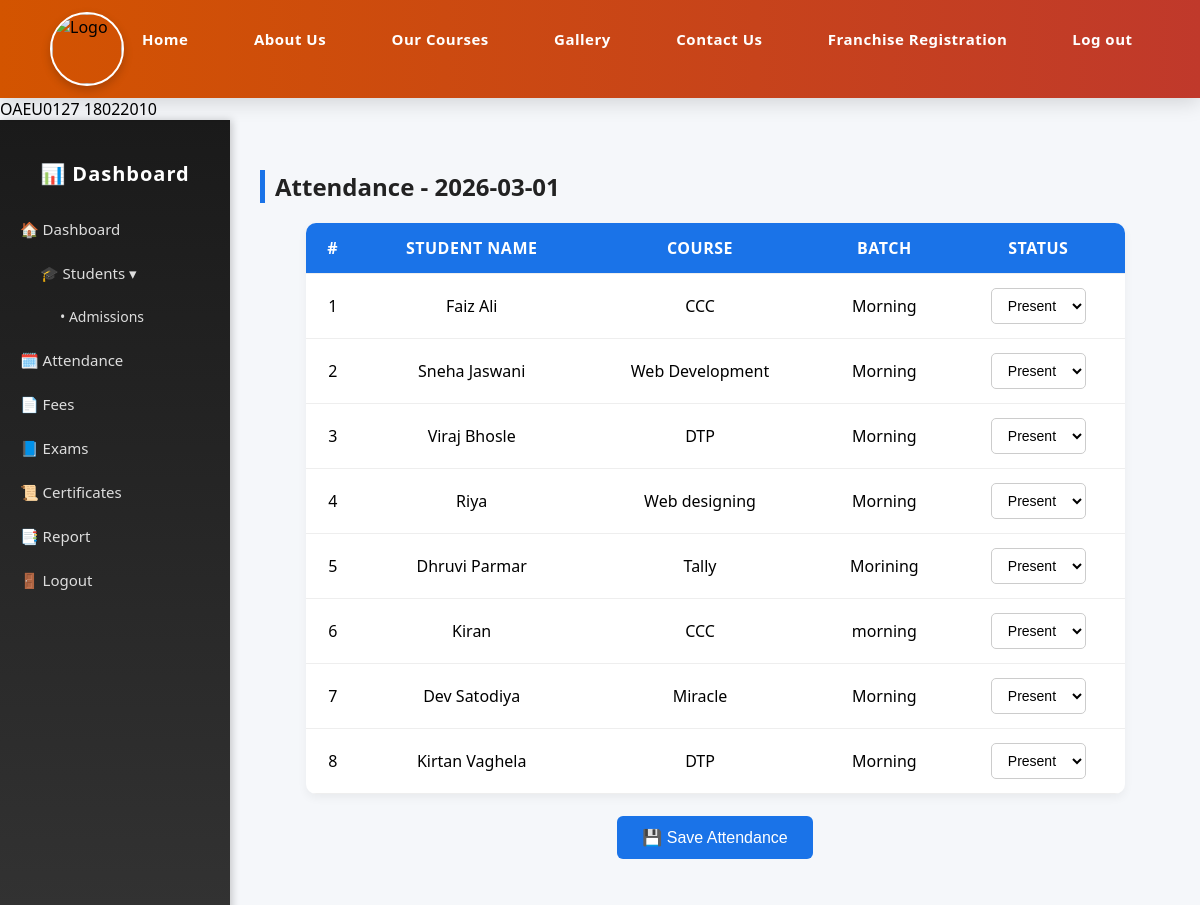
Screenshot of /attendance.php with the database file from the repository.
### tables this page shows
CREATE TABLE `admission` (
  `id` int(11) NOT NULL,
  `photo` varchar(255) DEFAULT NULL,
  `signature` int(255) NOT NULL,
  `student_name` varchar(100) DEFAULT NULL,
  `father_name` varchar(100) DEFAULT NULL,
  `gender` varchar(20) DEFAULT NULL,
  `dob` date DEFAULT NULL,
  `mobile` varchar(15) DEFAULT NULL,
  `email` varchar(100) DEFAULT NULL,
  `course` varchar(100) DEFAULT NULL,
  `batch` varchar(50) DEFAULT NULL,
  `exam_mode` varchar(50) DEFAULT NULL,
  `exam_code` varchar(50) DEFAULT NULL,
  `username` varchar(50) DEFAULT NULL,
  `password` varchar(50) DEFAULT NULL,
  `address` text DEFAULT NULL,
  `id_type` varchar(50) DEFAULT NULL,
  `id_number` varchar(50) DEFAULT NULL,
  `course_fee` varchar(50) DEFAULT NULL,
  `remarks` text DEFAULT NULL,
  `admission_date` date DEFAULT NULL
);

### attendance.php (the view, shortened to what this page needs)
<?php include 'nav.php'; ?>
<?php
include("db.php");
$date = date('Y-m-d');
$students = mysqli_query($conn, "SELECT * FROM admission");
$today_attendance = [];
?>
<!DOCTYPE html>
<html>
<head>
</head>
<body>
<div class="sidebar">
  <h3>📊 Dashboard</h3>
  <a href="center-dashboard.php">🏠 Dashboard</a>
  <div style="padding: 0 20px;">
    <a href="students.php">🎓 Students ▾</a>
    <div style="margin-left: 20px;">
      <a href="admission.php" style="font-size: 14px;">• Admissions</a>
    </div>
  </div>
  <a href="attendance.php">🗓️ Attendance</a>
  <a href="fees.php">📄 Fees</a>
  <a href="exams.php">📘 Exams</a>
  <a href="certificate.php">📜 Certificates</a>
  <a href="report.php">📑 Report</a>
  <a href="logout.php">🚪 Logout</a>
</div>
<div class="main-content">
    <h2>Attendance - <?php echo $date; ?></h2>
    <form method="POST">
    <center>
        <table>
            <thead>
                <tr>
                    <th>#</th>
                    <th>Student Name</th>
                    <th>Course</th>
                    <th>Batch</th>
                    <th>Status</th>
                </tr>
            </thead>
            <tbody>
            <?php
            $sn = 1;
            while ($row = mysqli_fetch_assoc($students)) {
                $current_status = $today_attendance[$row['id']] ?? '';
                echo "<tr>
                    <td>{$sn}</td>
                    <td>{$row['student_name']}</td>
                    <td>{$row['course']}</td>
                    <td>{$row['batch']}</td>
                    <td>
                        <select name='attendance[{$row['id']}]'>
                            <option value='Present' ".($current_status=='Present'?'selected':'').">Present</option>
                            <option value='Absent' ".($current_status=='Absent'?'selected':'').">Absent</option>
                        </select>
                    </td>
                </tr>";
                $sn++;
            }
            ?>
            </tbody>
        </table>
    </center>
        <br>
        <center><button type="submit">💾 Save Attendance</button></center>
    </form>
</div>
</body>
</html>

### nav.php (shortened to what this page needs)
<header class="navbar">
  <img src="logo-left.png" alt="Logo" class="logo">
  <nav>
    <ul class="menu">
      <li><a href="index.php">Home</a></li>
      <li>
        <a href="#">About Us</a>
      </li>
      <li><a href="courses.php">Our Courses</a></li>
      <li><a href="gallery.php">Gallery</a></li>
      <li><a href="contact-us.php">Contact Us</a></li>
      <li><a href="franchise-registration.php">Franchise Registration</a></li>
      <li>
        <a href="index.php">Log out</a>
      </li>
    </ul>
  </nav>
</header>

### db.php (shortened to what this page needs)
OAEU0127 18022010

### nav.php (style rules this page uses)
.navbar { background: linear-gradient(90deg, #e74c3c, #c0392b); padding: 12px 50px; display: flex; align-items: center; justify-content: space-between; box-shadow: 0 4px 20px rgba(0,0,0,0.15); position: sticky; top: 0; z-index: 1000; transition: background 0.3s ease; }
.logo { height: 70px; width: 70px; border-radius: 50%; object-fit: cover; border: 2px solid #fff; box-shadow: 0 4px 10px rgba(0,0,0,0.2); transition: transform 0.3s ease, box-shadow 0.3s ease; }
.menu { list-style: none; display: flex; gap: 30px; margin: 0; padding: 0; }
.menu > li { position: relative; }
.menu > li > a { text-decoration: none; color: white; font-weight: 600; padding: 10px 18px; transition: all 0.3s ease; border-radius: 6px; font-size: 15px; letter-spacing: 0.5px; position: relative; }
.menu > li > a::after { content: ''; position: absolute; left: 0; bottom: 5px; height: 2px; width: 0; background: white; transition: width 0.3s ease; }

### attendance.php (style rules this page uses)
body { margin: 0; font-family: "Segoe UI", Tahoma, Geneva, Verdana, sans-serif; background: #f5f7fa; }
.sidebar { width: 230px; background: linear-gradient(180deg, #1a1a1a, #333); color: white; height: 100vh; position: fixed; padding-top: 20px; box-shadow: 2px 0px 8px rgba(0,0,0,0.2); }
.sidebar h3 { text-align: center; margin-bottom: 20px; font-size: 20px; letter-spacing: 1px; }
.sidebar a { color: #ddd; display: block; padding: 12px 20px; text-decoration: none; font-size: 15px; transition: all 0.3s ease; }
.main-content { margin-left: 230px; padding: 30px; }
h2 { margin-bottom: 20px; font-size: 24px; color: #222; border-left: 5px solid #1a73e8; padding-left: 10px; }
table { width: 90%; border-collapse: collapse; background: #fff; border-radius: 10px; overflow: hidden; box-shadow: 0px 4px 10px rgba(0,0,0,0.05); }
table th, table td { padding: 14px; border-bottom: 1px solid #eee; text-align: center; }
table th { background: #1a73e8; color: white; font-size: 16px; text-transform: uppercase; letter-spacing: 0.5px; }
select { padding: 8px 12px; border-radius: 5px; border: 1px solid #ccc; font-size: 14px; background: #fff; }
button { padding: 12px 25px; background: #1a73e8; border: none; color: white; border-radius: 6px; cursor: pointer; font-size: 16px; font-weight: 500; transition: background 0.3s ease; }

### rows the page displays
admission: student_name "Faiz Ali", course "CCC", batch "Morning", id "Present"
admission: student_name "Sneha Jaswani", course "Web Development", batch "Morning", id "Present"
admission: student_name "Viraj Bhosle", course "DTP", batch "Morning", id "Present"
admission: student_name "Riya", course "Web designing", batch "Morning", id "Present"
admission: student_name "Dhruvi Parmar", course "Tally", batch "Morining", id "Present"
admission: student_name "Kiran", course "CCC", batch "morning", id "Present"
admission: student_name "Dev Satodiya", course "Miracle", batch "Morning", id "Present"
admission: student_name "Kirtan Vaghela", course "DTP", batch "Morning", id "Present"

### other values shown
$date "2026-03-01"
